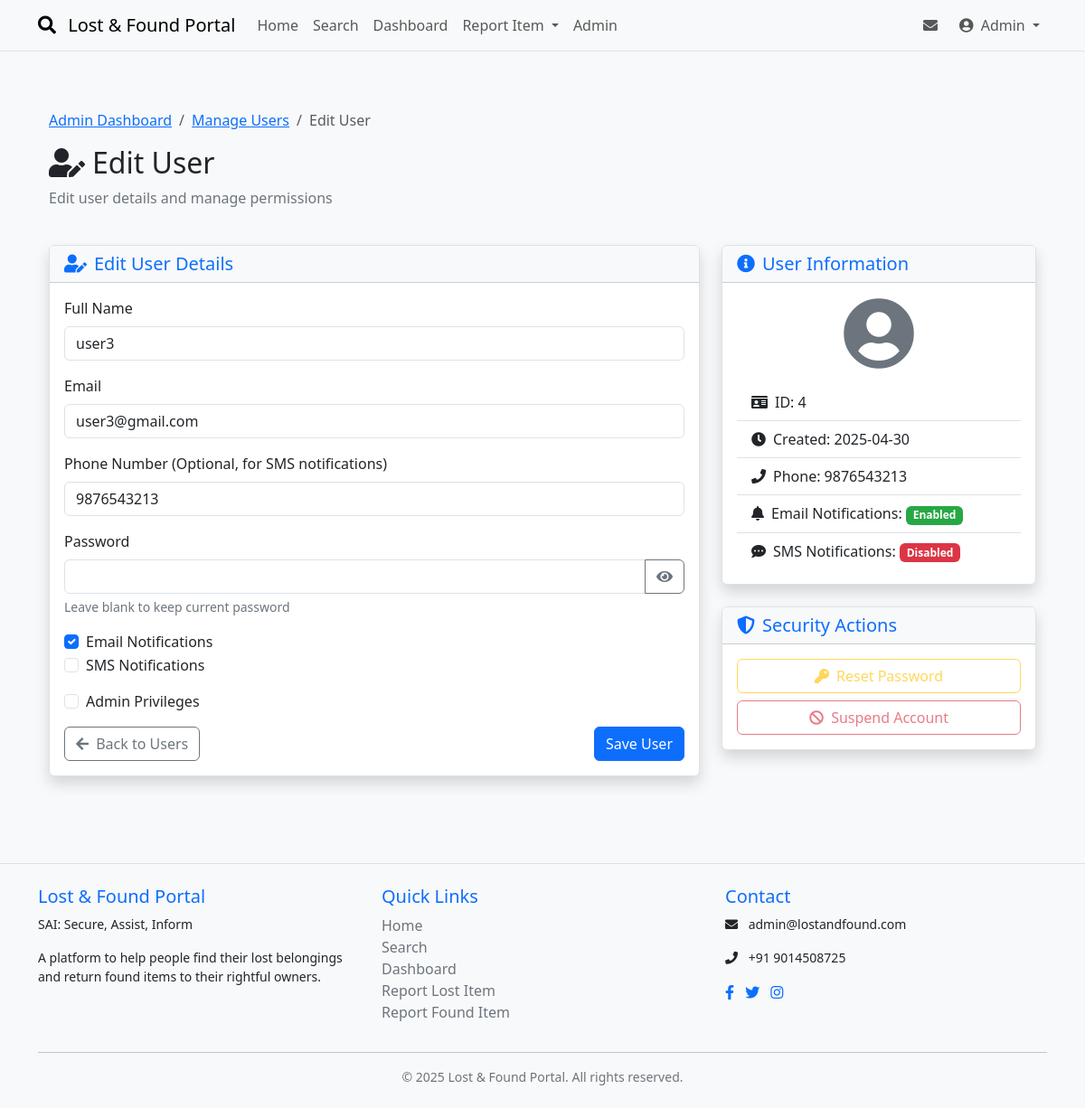
The app's page /admin/user/4 (signed in) with its own data.
### models.py (models this page shows, shortened)
class User(db.Model, UserMixin):
    __tablename__ = 'users'
    id = db.Column(db.Integer, primary_key=True)
    name = db.Column(db.String(100), nullable=False)
    email = db.Column(db.String(120), unique=True, nullable=False)
    password_hash = db.Column(db.String(256), nullable=False)
    phone_number = db.Column(db.String(20), nullable=True)
    profile_picture = db.Column(db.Text, nullable=True)  # Base64 encoded image
    is_admin = db.Column(db.Boolean, default=False)
    created_at = db.Column(db.DateTime, default=datetime.datetime.utcnow)
    email_notifications = db.Column(db.Boolean, default=True)
    sms_notifications = db.Column(db.Boolean, default=False)
    items = relationship("Item", back_populates="owner", foreign_keys="Item.user_id")
    claimed_items = relationship("Item", back_populates="claimer", foreign_keys="Item.claimed_by")
    verified_items = relationship("Item", back_populates="verifier", foreign_keys="Item.verified_by")
    sent_messages = relationship("Message", back_populates="sender", foreign_keys="Message.sender_id")
    received_messages = relationship("Message", back_populates="recipient", foreign_keys="Message.recipient_id")

### routes.py (the view, shortened to what this page needs)
@app.route('/admin/user/<int:user_id>', methods=['GET', 'POST'])
@login_required
def admin_edit_user(user_id):
    if not current_user.is_admin:
        flash('Access denied. Admin privileges required.', 'danger')
        return redirect(url_for('dashboard'))
    user = models.User.query.get_or_404(user_id)
    form = AdminUserForm(obj=user)
    return render_template('admin_edit_user.html', form=form, user=user)

### forms.py
class AdminUserForm(FlaskForm):
    name = StringField('Full Name', validators=[DataRequired(), Length(min=2, max=100)])
    email = StringField('Email', validators=[DataRequired(), Email()])
    phone_number = StringField('Phone Number (Optional, for SMS notifications)',
                              validators=[Length(max=20)])
    password = PasswordField('Password', validators=[Length(min=6)])
    is_admin = BooleanField('Admin Privileges')
    email_notifications = BooleanField('Email Notifications', default=True)
    sms_notifications = BooleanField('SMS Notifications', default=False)
    submit = SubmitField('Save User')

### app.py (called while the page is built)
@login_manager.user_loader
def load_user(user_id):
    return User.query.get(int(user_id))

### models.py (called while the page is built)
def count_unread_messages(user_id):
    return Message.query.filter_by(recipient_id=user_id, read=False).count()

### routes.py (called while the page is built)
@app.context_processor
def inject_unread_messages():
    if current_user.is_authenticated:
        return {'unread_messages_count': models.count_unread_messages(current_user.id)}
    return {'unread_messages_count': 0}

### templates/admin_edit_user.html (shortened to what this page needs)
{% extends "base.html" %}
{% block content %}
<div class="container mt-4">
    <div class="row mb-4">
        <div class="col">
            <nav aria-label="breadcrumb">
                <ol class="breadcrumb">
                    <li class="breadcrumb-item"><a href="{{ url_for('admin_dashboard') }}">Admin Dashboard</a></li>
                    <li class="breadcrumb-item"><a href="{{ url_for('admin_users') }}">Manage Users</a></li>
                    <li class="breadcrumb-item active" aria-current="page">Edit User</li>
                </ol>
            </nav>
            <h2><i class="fas fa-user-edit me-2"></i>Edit User</h2>
            <p class="text-secondary">Edit user details and manage permissions</p>
        </div>
    </div>
    <div class="row">
        <div class="col-md-8 mb-4">
            <div class="card shadow">
                <div class="card-header bg-light">
                    <h5 class="mb-0 text-primary"><i class="fas fa-user-edit me-2"></i>Edit User Details</h5>
                </div>
                <div class="card-body">
                    <form method="POST" action="{{ url_for('admin_edit_user', user_id=user.id) }}">
                        <div class="mb-3">
                            <label for="name" class="form-label">{{ form.name.label }}</label>
                            {{ form.name(class="form-control") }}
                        </div>
                        <div class="mb-3">
                            <label for="email" class="form-label">{{ form.email.label }}</label>
                            {{ form.email(class="form-control") }}
                        </div>
                        <div class="mb-3">
                            <label for="phone_number" class="form-label">{{ form.phone_number.label }}</label>
                            {{ form.phone_number(class="form-control") }}
                        </div>
                        <div class="mb-3">
                            <label for="password" class="form-label">{{ form.password.label }}</label>
                            <div class="input-group">
                                {{ form.password(class="form-control", id="edit-user-password-field") }}
                                <button class="btn btn-outline-secondary" type="button" onclick="togglePasswordVisibility('edit-user-password-field')">
                                    <i class="fas fa-eye" id="edit-user-password-field-icon"></i>
                                </button>
                            </div>
                            <div class="form-text text-secondary">Leave blank to keep current password</div>
                        </div>
                        <div class="mb-3">
                            <div class="form-check">
                                {{ form.email_notifications(class="form-check-input") }}
                                {{ form.email_notifications.label(class="form-check-label") }}
                            </div>
                            <div class="form-check">
                                {{ form.sms_notifications(class="form-check-input") }}
                                {{ form.sms_notifications.label(class="form-check-label") }}
                            </div>
                        </div>
                        <div class="mb-3 form-check">
                            {{ form.is_admin(class="form-check-input") }}
                            <label class="form-check-label" for="is_admin">{{ form.is_admin.label }}</label>
                        </div>
                        <div class="d-flex justify-content-between">
                            <a href="{{ url_for('admin_users') }}" class="btn btn-outline-secondary">
                                <i class="fas fa-arrow-left me-1"></i> Back to Users
                            </a>
                            {{ form.submit(class="btn btn-primary") }}
                        </div>
                    </form>
                </div>
            </div>
        </div>
        <div class="col-md-4">
            <div class="card shadow mb-4">
                <div class="card-header bg-light">
                    <h5 class="mb-0 text-primary"><i class="fas fa-info-circle me-2"></i>User Information</h5>
                </div>
                <div class="card-body">
                    <div class="text-center mb-3">
                        {% if user.profile_picture %}
                        <img
                             class="rounded-circle" width="100" height="100" alt="Profile picture">
                        {% else %}
                        <i class="fas fa-user-circle fa-5x text-secondary"></i>
                        {% endif %}
                    </div>
                    <ul class="list-group list-group-flush">
                        <li class="list-group-item">
                            <i class="fas fa-id-card me-2"></i>ID: {{ user.id }}
                        </li>
                        <li class="list-group-item">
                            <i class="fas fa-clock me-2"></i>Created: {{ user.created_at.strftime('%Y-%m-%d') }}
                        </li>
                        <li class="list-group-item">
                            <i class="fas fa-phone me-2"></i>Phone: {{ user.phone_number or 'Not provided' }}
                        </li>
                        <li class="list-group-item">
                            <i class="fas fa-bell me-2"></i>Email Notifications:
                            {% if user.email_notifications %}
                            <span class="badge bg-success">Enabled</span>
                            {% else %}
                            <span class="badge bg-danger">Disabled</span>
                            {% endif %}
                        </li>
                        <li class="list-group-item">
                            <i class="fas fa-comment-dots me-2"></i>SMS Notifications:
                            {% if user.sms_notifications %}
                            <span class="badge bg-success">Enabled</span>
                            {% else %}
                            <span class="badge bg-danger">Disabled</span>
                            {% endif %}
                        </li>
                    </ul>
                </div>
            </div>
            <div class="card shadow">
                <div class="card-header bg-light">
                    <h5 class="mb-0 text-primary"><i class="fas fa-shield-alt me-2"></i>Security Actions</h5>
                </div>
                <div class="card-body">
                    <div class="d-grid gap-2">
                        <button class="btn btn-outline-warning" disabled>
                            <i class="fas fa-key me-1"></i> Reset Password
                        </button>
                        <button class="btn btn-outline-danger" disabled>
                            <i class="fas fa-ban me-1"></i> Suspend Account
                        </button>
                    </div>
                </div>
            </div>
        </div>
    </div>
</div>
{% endblock %}

### templates/base.html (shortened to what this page needs)
<!DOCTYPE html>
<html lang="en" data-bs-theme="light">
<head>
    <link href="https://cdn.jsdelivr.net/npm/bootstrap@5.3.0/dist/css/bootstrap.min.css" rel="stylesheet">
    <link rel="stylesheet" href="https://cdnjs.cloudflare.com/ajax/libs/font-awesome/5.15.4/css/all.min.css">
    <link rel="stylesheet" href="{{ url_for('static', filename='css/styles.css') }}">
</head>
<body>
    <nav class="navbar navbar-expand-lg bg-light border-bottom sticky-top">
        <div class="container">
            <a class="navbar-brand" href="{{ url_for('index') }}">
                <i class="fas fa-search me-2"></i> Lost & Found Portal
            </a>
            <div class="collapse navbar-collapse" id="navbarNav">
                <ul class="navbar-nav me-auto mb-2 mb-lg-0">
                    <li class="nav-item">
                        <a class="nav-link {% if request.path == url_for('index') %}active{% endif %}"
                           href="{{ url_for('index') }}">Home</a>
                    </li>
                    <li class="nav-item">
                        <a class="nav-link {% if request.path == url_for('search') %}active{% endif %}"
                           href="{{ url_for('search') }}">Search</a>
                    </li>
                    {% if current_user.is_authenticated %}
                    <li class="nav-item">
                        <a class="nav-link {% if request.path == url_for('dashboard') %}active{% endif %}"
                           href="{{ url_for('dashboard') }}">Dashboard</a>
                    </li>
                    <li class="nav-item dropdown">
                        <a class="nav-link dropdown-toggle" href="#" id="reportDropdown" role="button"
                           data-bs-toggle="dropdown" aria-expanded="false">
                            Report Item
                        </a>
                    </li>
                    {% if current_user.is_admin %}
                    <li class="nav-item">
                        <a class="nav-link {% if request.path == url_for('admin_dashboard') %}active{% endif %}"
                           href="{{ url_for('admin_dashboard') }}">Admin</a>
                    </li>
                    {% endif %}
                    {% endif %}
                </ul>
                <ul class="navbar-nav">
                    {% if current_user.is_authenticated %}
                    <li class="nav-item me-2">
                        <a href="{{ url_for('messages') }}" class="nav-link position-relative">
                            <i class="fas fa-envelope"></i>
                        </a>
                    </li>
                    <li class="nav-item dropdown">
                        <a class="nav-link dropdown-toggle" href="#" id="userDropdown" role="button"
                           data-bs-toggle="dropdown" aria-expanded="false">
                            <i class="fas fa-user-circle me-1"></i> {{ current_user.name }}
                        </a>
                    </li>
                    {% endif %}
                </ul>
            </div>
        </div>
    </nav>
    <main class="container py-4">
        {% block content %}{% endblock %}
    </main>
    <footer class="bg-light text-dark py-4 mt-5 border-top">
        <div class="container">
            <div class="row">
                <div class="col-md-4">
                    <h5 class="text-primary">Lost & Found Portal</h5>
                    <p class="small">SAI: Secure, Assist, Inform</p>
                    <p class="small">A platform to help people find their lost belongings and return found items to their rightful owners.</p>
                </div>
                <div class="col-md-4">
                    <h5 class="text-primary">Quick Links</h5>
                    <ul class="list-unstyled">
                        <li><a href="{{ url_for('index') }}" class="text-decoration-none text-secondary">Home</a></li>
                        <li><a href="{{ url_for('search') }}" class="text-decoration-none text-secondary">Search</a></li>
                        {% if current_user.is_authenticated %}
                        <li><a href="{{ url_for('dashboard') }}" class="text-decoration-none text-secondary">Dashboard</a></li>
                        <li><a href="{{ url_for('report_item', item_type='lost') }}" class="text-decoration-none text-secondary">Report Lost Item</a></li>
                        <li><a href="{{ url_for('report_item', item_type='found') }}" class="text-decoration-none text-secondary">Report Found Item</a></li>
                        {% endif %}
                    </ul>
                </div>
                <div class="col-md-4">
                    <h5 class="text-primary">Contact</h5>
                    <p class="small"><i class="fas fa-envelope me-2"></i> admin@lostandfound.com</p>
                    <p class="small"><i class="fas fa-phone me-2"></i> +91 9014508725</p>
                    <div class="social-icons mt-2">
                        <a href="#" class="text-primary me-2"><i class="fab fa-facebook-f"></i></a>
                        <a href="#" class="text-primary me-2"><i class="fab fa-twitter"></i></a>
                        <a href="#" class="text-primary me-2"><i class="fab fa-instagram"></i></a>
                    </div>
                </div>
            </div>
            <hr class="my-3">
            <div class="text-center small text-secondary">
                &copy; 2025 Lost & Found Portal. All rights reserved.
            </div>
        </div>
    </footer>
</body>
</html>

### static/css/styles.css (style rules this page uses)
:root { --lost-color: #dc3545; --found-color: #28a745; --pending-color: #ffc107; --verified-color: #17a2b8; --claimed-color: #6c757d; --bg-light: #ffffff; --bg-light-secondary: #f8f9fa; --border-color: #dee2e6; }
body { min-height: 100vh; display: flex; flex-direction: column; background-color: var(--bg-light-secondary); color: #212529; }
main { flex: 1; }
.card { background-color: var(--bg-light); border: 1px solid var(--border-color); }
.badge.bg-danger { background-color: var(--lost-color) !important; }
.badge.bg-success { background-color: var(--found-color) !important; }

### records on screen
User: name "Admin"
User: name "user3", email "user3@gmail.com", phone_number "9876543213", email_notifications "☑", id "4", created_at "2025-04-30"
